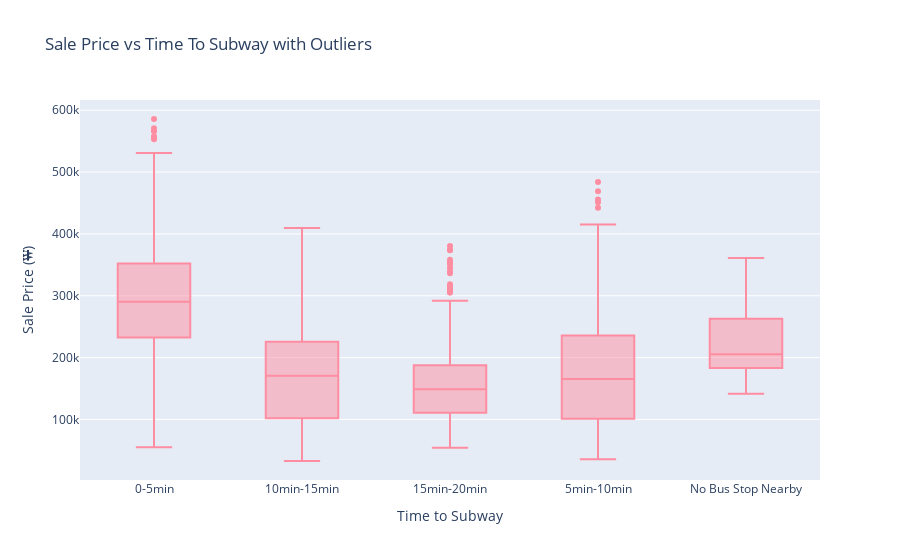

Write notebook code for a chart like this one.
### Markdown cell above
**Analysis:** This bar chart shows the average sale price based on different hallway types. Interestingly, properties with a Terraced hallway type tend to have the highest average prices, followed by Mixed, and then Corridor types. This suggests that hallway design might be associated with overall building quality or unit appeal, with terraced layouts possibly being more desirable or premium. It’s a good reminder to consider even architectural details when analysing property value.

### Code cell
# Box plot for SalePrice vs TimeToSubway's outliers:
fig = px.box(df, x='TimeToSubway', y='SalePrice', title="Sale Price vs Time To Subway with Outliers",
             labels={'TimeToSubway': 'Time to Subway', 'SalePrice': 'Sale Price (₩)'})

fig.update_traces(marker_color='#FF8DA1')
fig.show()

### Figure 1 — Plotly figure (JSON) as saved in the notebook; plotly's stock layout.template omitted (floating-point values rounded to 4 significant figures; data arrays with more than 128 entries replaced by an {"elided": "..."} marker saying what was removed)
{"data": [{"alignmentgroup": "True", "hovertemplate": "Time to Subway=%{x}<br>Sale Price (₩)=%{y}<extra></extra>", "legendgroup": "", "marker": {"color": "#FF8DA1"}, "name": "", "notched": false, "offsetgroup": "", "orientation": "v", "showlegend": false, "type": "box", "x": {"elided": "2701 str values"}, "x0": " ", "xaxis": "x", "y": {"elided": "2701 int values"}, "y0": " ", "yaxis": "y"}], "layout": {"boxmode": "group", "legend": {"tracegroupgap": 0}, "title": {"text": "Sale Price vs Time To Subway with Outliers"}, "xaxis": {"anchor": "y", "domain": [0, 1], "title": {"text": "Time to Subway"}}, "yaxis": {"anchor": "x", "domain": [0, 1], "title": {"text": "Sale Price (₩)"}}}}
